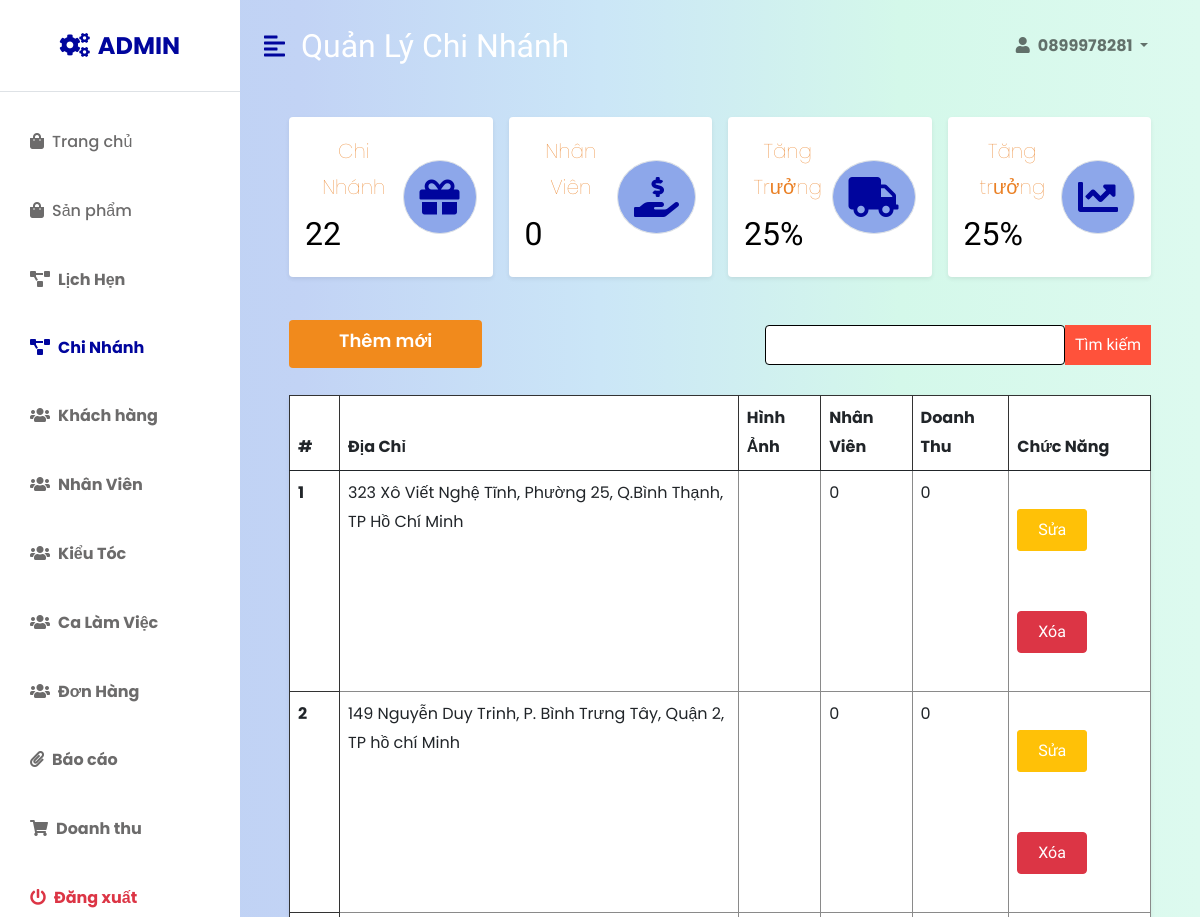
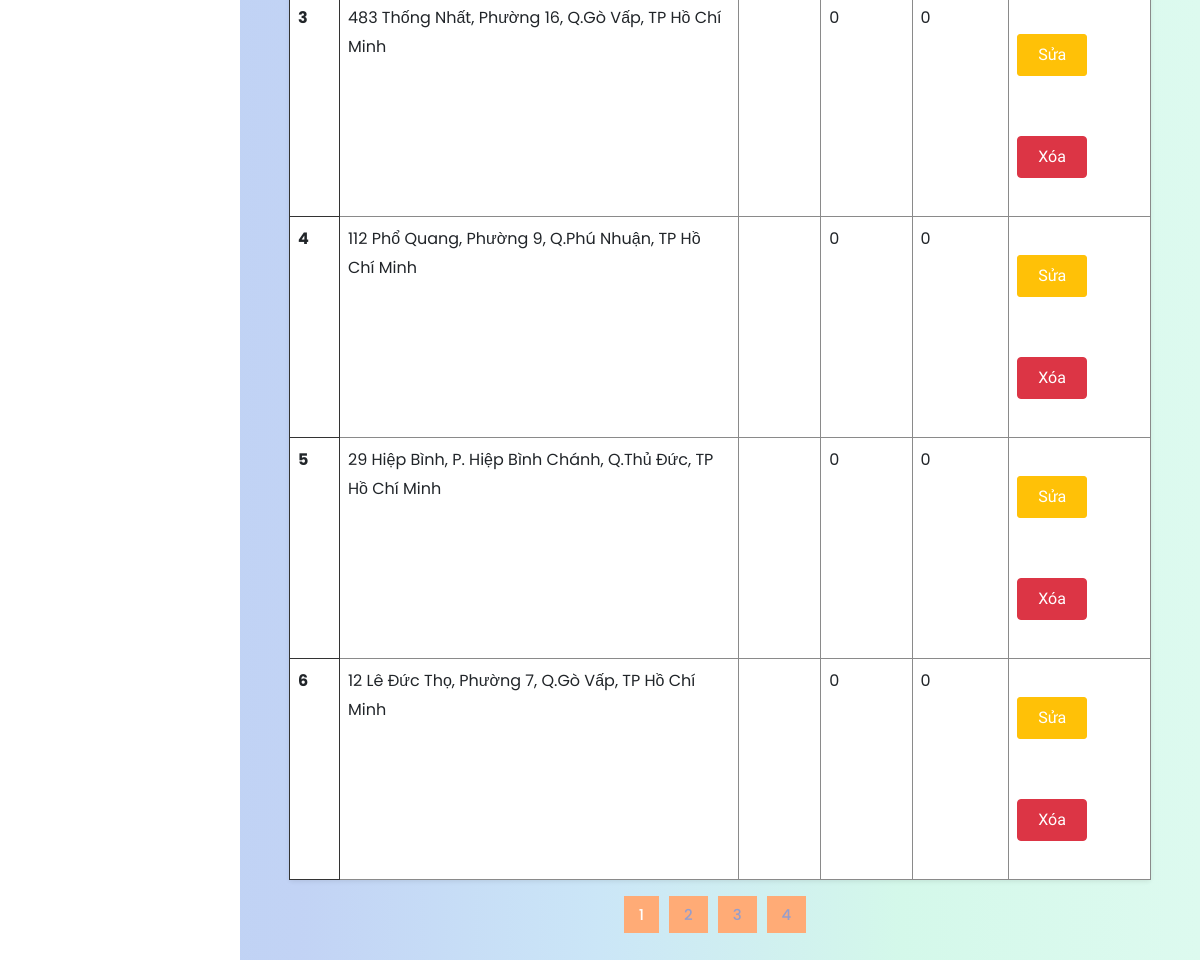
/admin/quanlychinhanh.php (signed in), run on the app's committed database (2 pictures, top to bottom).
### tables this page shows
CREATE TABLE `chinhanh` (
  `id` int(11) NOT NULL,
  `diachi` varchar(255) DEFAULT NULL,
  `mathanhpho` int(11) DEFAULT NULL,
  `hinhanh` varchar(255) DEFAULT NULL,
  `quan` int(11) DEFAULT NULL,
  `nhanvien` int(11) NOT NULL,
  `doanhthu` int(11) NOT NULL
);

### admin/quanlychinhanh.php (the view, shortened to what this page needs)
<!DOCTYPE html>
<html lang="en">
<head>
    <link href="https://cdn.jsdelivr.net/npm/bootstrap@5.0.0-beta3/dist/css/bootstrap.min.css" rel="stylesheet" />
    <link rel="stylesheet" href="https://cdnjs.cloudflare.com/ajax/libs/font-awesome/5.15.3/css/all.min.css" />
    <link rel="stylesheet" href="admin.css" />
    <link rel="stylesheet" href="../css/style.css" />
</head>
<body>
    <div class="d-flex" id="wrapper">
        <div class="bg-white" id="sidebar-wrapper">
            <div class="sidebar-heading text-center py-4 primary-text fs-4 fw-bold text-uppercase border-bottom"><i
                    class="fa fa-cogs me-2"></i>admin</div>
            <div class="list-group list-group-flush my-3">
            <a href="index.php" class="list-group-item list-group-item-action bg-transparent second-text "><i
                        class="fas fa-shopping-bag me-2"></i>Trang chủ</a>
                <a href="quanlysanpham.php" class="list-group-item list-group-item-action bg-transparent second-text"><i
                        class="fas fa-shopping-bag me-2"></i>Sản phẩm</a>
                <a href="quanlylichhen.php" class="list-group-item list-group-item-action bg-transparent second-text fw-bold"><i
                        class="fas fa-project-diagram me-2"></i>Lịch Hẹn</a>
                <a href="quanlychinhanh.php" class="list-group-item list-group-item-action bg-transparent second-text fw-bold active"><i
                        class="fas fa-project-diagram me-2"></i>Chi Nhánh</a>
                <a href="quanlyuser.php" class="list-group-item list-group-item-action bg-transparent second-text fw-bold"><i
                        class="fas fa-users me-2"></i>Khách hàng</a>
                <a href="quanlynhanvien.php" class="list-group-item list-group-item-action bg-transparent second-text fw-bold"><i
                        class="fas fa-users me-2"></i>Nhân Viên</a>
                <a href="quanlymautoc.php" class="list-group-item list-group-item-action bg-transparent second-text fw-bold"><i
                        class="fas fa-users me-2"></i>Kiểu Tóc</a>
                <a href="quanlycalam.php" class="list-group-item list-group-item-action bg-transparent second-text fw-bold"><i
                        class="fas fa-users me-2"></i>Ca Làm Việc</a>
                <a href="quanlydonhang.php" class="list-group-item list-group-item-action bg-transparent second-text fw-bold"><i
                        class="fas fa-users me-2"></i>Đơn Hàng</a>
                <a href="quanlybaocao.php" class="list-group-item list-group-item-action bg-transparent second-text fw-bold"><i
                        class="fas fa-paperclip me-2"></i>Báo cáo</a>
                <a href="quanlydoanhthu.php" class="list-group-item list-group-item-action bg-transparent second-text fw-bold"><i
                        class="fas fa-shopping-cart me-2"></i>Doanh thu</a>
                <a href="../logout.php" class="list-group-item list-group-item-action bg-transparent text-danger fw-bold"><i
                        class="fas fa-power-off me-2"></i>Đăng xuất</a>
            </div>
        </div>
        <div id="page-content-wrapper">
            <nav class="navbar navbar-expand-lg navbar-light bg-transparent py-4 px-4">
                <div class="d-flex align-items-center">
                    <i class="fas fa-align-left primary-text fs-4 me-3" id="menu-toggle"></i>
                    <h2 class="fs-2 m-0">Quản Lý Chi Nhánh</h2>
                </div>
                <div class="collapse navbar-collapse" id="navbarSupportedContent">
                    <ul class="navbar-nav ms-auto mb-2 mb-lg-0">
                        <li class="nav-item dropdown">
                            <a class="nav-link dropdown-toggle second-text fw-bold" href="#" id="navbarDropdown"
                                role="button" data-bs-toggle="dropdown" aria-expanded="false">
                                <i class="fas fa-user me-2"></i><?php if (isset($_SESSION['user']) && $_SESSION['user']){
                        echo $_SESSION['user'];
                    }
                    else{
                        echo 'Bạn chưa đăng nhập';
                    }?>
                            </a>
                        </li>
                    </ul>
                </div>
            </nav>
            <div class="container-fluid px-4">
                <div class="row g-3 my-2">
                    <div class="col-md-3">
                        <div class="p-3 bg-white shadow-sm d-flex justify-content-around align-items-center rounded">
                            <div>
                                <?php
                                     include "../config.php";
                                     $sql = "SELECT * FROM chinhanh";
                                     $res = mysqli_query($conn, $sql);
                                     $count = mysqli_num_rows($res);
                                ?>
                                <p class="fs-5">Chi Nhánh</p>
                                <h3 class="fs-2" style="color: #000;"><?php echo $count?></h3>
                            </div>
                            <i class="fas fa-gift fs-1 primary-text border rounded-full secondary-bg p-3"></i>
                        </div>
                    </div>
                    <div class="col-md-3">
                        <div class="p-3 bg-white shadow-sm d-flex justify-content-around align-items-center rounded">
                            <div>
                            <?php
                                    include "../config.php";
                                    $result = mysqli_query($conn, "SELECT * FROM chinhanh");
                                    $nhanvien = 0;
                                    while ($row = mysqli_fetch_assoc($result)){
                                    $nhanvien = $nhanvien + $row['nhanvien'];}
                                ?>
                                <p class="fs-5">Nhân Viên</p>
                                <h3 class="fs-2" style="color: #000;"><?php echo $nhanvien?></h3>
                            </div>
                            <i
                                class="fas fa-hand-holding-usd fs-1 primary-text border rounded-full secondary-bg p-3"></i>
                        </div>
                    </div>
                    <div class="col-md-3">
                        <div class="p-3 bg-white shadow-sm d-flex justify-content-around align-items-center rounded">
                            <div>
                            <div>
                                <p class="fs-5">Tăng Trưởng</p>
                                <h3 class="fs-2" style="color: #000;">25%</h3>
                            </div>
                            </div>
                            <i class="fas fa-truck fs-1 primary-text border rounded-full secondary-bg p-3"></i>
                        </div>
                    </div>
                    <div class="col-md-3">
                        <div class="p-3 bg-white shadow-sm d-flex justify-content-around align-items-center rounded">
                            <div>
                                <p class="fs-5">Tăng trưởng</p>
                                <h3 class="fs-2" style=" color: #000;">25%</h3>
                            </div>
                            <i class="fas fa-chart-line fs-1 primary-text border rounded-full secondary-bg p-3"></i>
                        </div>
                    </div>
                </div>
                <div    class="row my-5">
                    <ul class="quanly">
                    <li><a href="themchinhanh.php" class="btn__add" style="padding: 15px 50px; background-color: #f18a1c; border-radius: 4px; text-align: center;padding-top: 8px; color: #fff; font-size: 18px; font-weight: 600;">
                            Thêm mới
                        </a></li>
                        <li><form method="POST" class="d-flex" action="">
                            <input name="search" type="search" class="form-control" style="border-color: #000;height: 40px; width: 300px; position: relative;">
                            <button name="sbm" class="btn btn-success" style=" border-color: #f18a1c; border: unset; margin-top: 0px; padding: 8px 10px;">Tìm kiếm</button>
                        </form>
                    </li>
                    </ul>
                                    <?php  if(empty($_POST['search'])){?>
                                        <div class="col">
                        <table class="table bg-white rounded shadow-sm  table-hover">
                            <thead>
                                <tr>
                                    <th scope="col" width="50">#</th>
                                    <th scope="col">Địa Chỉ</th>
                                    <th scope="col">Hình Ảnh</th>
                                    <th scope="col">Nhân Viên</th>
                                    <th scope="col">Doanh Thu</th>
                                    <th scope="col">Chức Năng</th>
                                </tr>
                            </thead>
                            <tbody>
                            <?php
                                include '../config.php';
                                $totalRecords = mysqli_query($conn, "SELECT * FROM `chinhanh`");
                                $totalRecords = $totalRecords->num_rows;
                                $current_page = isset($_GET['page']) ? $_GET['page'] : 1;
                                $limit = 6;
                                $total_page = ceil($totalRecords / $limit);
                                $i = 1;
                                $start = ($current_page - 1) * $limit;
                                $result = mysqli_query($conn, "SELECT * FROM chinhanh LIMIT $start, $limit");
                                while ($row = mysqli_fetch_array($result)){
                            ?>
                                <tr>
                                    <th scope="row"><?php echo $i++ ?></th>
                                    <td><?php echo $row['diachi']?></td>
                                    <td><?php echo $row['hinhanh']?></td>
                                    <td><?php echo $row['nhanvien']?></td>
                                    <td><?= number_format($row['doanhthu'], 0, ",", ".") ?></td>
                                    <td>
                                        <a class="btn btn-warning" style=" line-height: 40px; padding: 0px 20px; background-color:#ffc107; border-radius: 3px" href="suachinhanh.php?id=<?php echo $row['id']?>">Sửa</a>
                                        <a class="btn btn-danger" style="line-height: 40px; padding: 0px 20px; background-color:#dc3545; border-radius: 0.25rem;" href="xoachinhanh.php?id=<?php echo $row['id']?>">Xóa</a>
                                    </td>
                                </tr>
                            <?php }?>
                            </tbody>
                                </table>
                <ul class="pagination">
                <?php for ($i = 1; $i <= $total_page; $i++){
                    if ($i == $current_page){
                        echo '<li class="pag-item"><span >'.$i.'</span></li>';
                    }
                    else{
                        echo '<li class="pag-item"><a href = "quanlychinhanh.php?page='.$i.'">'.$i.'</a></li>';
                    }
                    }?>
                    </ul>
                    </div>
            <?php } ?>
                </div>
            </div>
        </div>
    </div>
</body>
</html>

### admin/admin.css (style rules this page uses)
:root { --main-bg-color: #001f99; --main-text-color: #00059d; --second-text-color: #6c6b6b; --second-bg-color: #8da7ea; }
.primary-text { color: var(--main-text-color); }
.second-text { color: var(--second-text-color); }
.secondary-bg { background-color: var(--second-bg-color); }
.rounded-full { border-radius: 100%; }
#wrapper { overflow-x: hidden; background-image: linear-gradient( to right, #bad1f3, #c2d3f5, #cbe6f7, #d4f8ea, #ddfaef ); }
#sidebar-wrapper { min-height: 100vh; margin-left: -15rem; -webkit-transition: margin 0.25s ease-out; -moz-transition: margin 0.25s ease-out; -o-transition: margin 0.25s ease-out; transition: margin 0.25s ease-out; }
#sidebar-wrapper .sidebar-heading { padding: 0.875rem 1.25rem; font-size: 1.2rem; }
#sidebar-wrapper .list-group { width: 15rem; }
#page-content-wrapper { min-width: 100vw; }
#menu-toggle { cursor: pointer; }
.list-group-item { border: none; padding: 20px 30px; }
.list-group-item.active { background-color: transparent; color: var(--main-text-color); font-weight: bold; border: none; }
@media (min-width: 768px) { #sidebar-wrapper { margin-left: 0; } }
@media (min-width: 768px) { #page-content-wrapper { min-width: 0; width: 100%; } }
* { margin: 0; padding:0; box-sizing: border-box; }
body { font-family: 'Poppins', sans-serif; }
.navbar { display: flex; align-items: center; padding: 20px; }
nav { flex: 1; text-align: right; }
nav ul { display: inline-block; list-style-type: none; }
nav ul li { display: inline-block; margin-right: 20px; }
a { text-decoration: none; color: #555; }
p { text-align: center; color: #555; font-size: medium; }
.row { display: flex; align-items: center; flex-wrap: wrap; justify-content: space-around; padding-left: 25px; padding-right: 25px; }
.row p { color: #EA8025; font-size: 20px; margin-bottom: 10px; }
.btn { display: inline-block; background: #ff523b; color: #fff; padding: 10px 35px; margin: 30px 0; border-radius: 30px; transition: background 0.5s; }
h2 { text-align: center; }
ul { list-style-type: none; }
ul.quanly { display: flex; justify-content: space-between; }
table tr th { border: 1px solid #333; }
table tr td { border: 1px solid #8a8a8a; }

### css/style.css (style rules this page uses)
* { padding: 0; margin: 0; box-sizing: border-box; }
:root { --bg1: #151828; --bg2: #1b1f34; --body:#959DCC; --brand:#FFAB76; --white:#fff; }
body { color: var(--body); line-height: 1.8; background-color: var(--bg1); }
.active { background-color: #f68037; }
ul { list-style: none; margin: 0; padding: 0; }
a { text-decoration: none; }
h1,h2,h3,h4,h5,h6 { font-family: "Dela Gothic One", 'Segoe UI', Tahoma, Geneva, Verdana, sans-serif; color: #fff; }
a { color: var(--body); text-decoration: none; font-weight: 500; transition: all 0.4s ease; }
p { color: #fff; font-weight: 100; }
.navbar { background-color: rgb(24, 22, 22) ; }
.nav-link { text-transform: uppercase; color: var(--white); }
.btn { padding: 16px 36px; font-family: "Dela Gothic One", 'Segoe UI', Tahoma, Geneva, Verdana, sans-serif; transition: all 0.4s ease; border-radius: 0; }
ul.pagination { text-align: center; display: flex; justify-content: center; align-items: center; }
li.pag-item { padding: 5px 15px; background-color: #FFAB76; margin-right: 10px; color: var(--white); font-size: 15px; font-weight: 500; }

### data on the page
chinhanh: diachi "323 Xô Viết Nghệ Tĩnh, Phường 25, Q.Bình Thạnh, TP Hồ Chí Minh", nhanvien "0", doanhthu "0"
chinhanh: diachi "149 Nguyễn Duy Trinh, P. Bình Trưng Tây, Quận 2, TP hồ chí Minh", nhanvien "0", doanhthu "0"
chinhanh: diachi "483 Thống Nhất, Phường 16, Q.Gò Vấp, TP Hồ Chí Minh", nhanvien "0", doanhthu "0"
chinhanh: diachi "112 Phổ Quang, Phường 9, Q.Phú Nhuận, TP Hồ Chí Minh", nhanvien "0", doanhthu "0"
chinhanh: diachi "29 Hiệp Bình, P. Hiệp Bình Chánh, Q.Thủ Đức, TP Hồ Chí Minh", nhanvien "0", doanhthu "0"
chinhanh: diachi "12 Lê Đức Thọ, Phường 7, Q.Gò Vấp, TP Hồ Chí Minh", nhanvien "0", doanhthu "0"

### other printed values
$_SESSION['user'] "0899978281"
$count "22"
$nhanvien "0"
